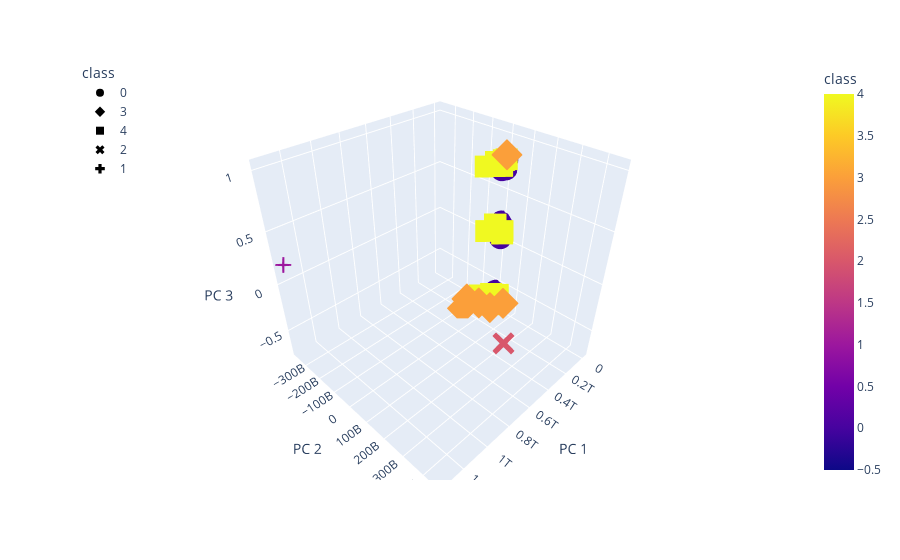

This figure's notebook cell:
### Markdown cell above
### Visualizing Results

#### 3D-Scatter with Clusters

### Code cell
# Create a 3D-Scatter with the PCA data and the clusters
fig = px.scatter_3d(
    df_merged,
    x="PC 1",
    y="PC 2",
    z="PC 3",
    hover_name='CoinName',
    hover_data= ['Algorithm'],
    color="class",
    symbol="class",
)
fig.update_layout(legend=dict(x=0, y=1))
fig.show()

### Figure 1 — Plotly figure (JSON) as saved in the notebook; plotly's stock layout.template omitted (floating-point values rounded to 4 significant figures; data arrays with more than 128 entries replaced by an {"elided": "..."} marker saying what was removed)
{"data": [{"customdata": {"elided": "449x1 str values"}, "hovertemplate": "<b>%{hovertext}</b><br><br>class=%{marker.color}<br>PC 1=%{x}<br>PC 2=%{y}<br>PC 3=%{z}<br>Algorithm=%{customdata[0]}<extra></extra>", "hovertext": {"elided": "449 str values"}, "legendgroup": "0", "marker": {"color": {"elided": "449 int values"}, "coloraxis": "coloraxis", "symbol": "circle"}, "mode": "markers", "name": "0", "scene": "scene", "showlegend": true, "type": "scatter3d", "x": {"elided": "449 float values"}, "y": {"elided": "449 float values"}, "z": {"elided": "449 float values"}}, {"customdata": [["X13"], ["Scrypt"], ["CryptoNight"], ["CryptoNight Heavy"], ["Scrypt"], ["CryptoNight"]], "hovertemplate": "<b>%{hovertext}</b><br><br>class=%{marker.color}<br>PC 1=%{x}<br>PC 2=%{y}<br>PC 3=%{z}<br>Algorithm=%{customdata[0]}<extra></extra>", "hovertext": ["EliteCoin", "gCn Coin", "Newton Coin", "Qwertycoin", "MoonCoin", "ByteCoin"], "legendgroup": "3", "marker": {"color": [3, 3, 3, 3, 3, 3], "coloraxis": "coloraxis", "symbol": "diamond"}, "mode": "markers", "name": "3", "scene": "scene", "showlegend": true, "type": "scatter3d", "x": [274900000000.0, 242800000000.0, 168100000000.0, 197600000000.0, 320800000000.0, 239800000000.0], "y": [130500000000.0, -42430000000.0, 55090000000.0, 4841000000.0, 190700000000.0, -68390000000.0], "z": [1.025, -0.5586, -0.5998, -0.5831, -0.2671, -0.7093]}, {"customdata": [["Scrypt"], ["Scrypt"], ["Scrypt"], ["Scrypt"], ["Scrypt"], ["Scrypt"], ["SHA-256"], ["X15"], ["536"], ["Scrypt"], ["NIST5"], ["CryptoNight"], ["Scrypt"], ["BLAKE256"], ["X13"], ["Scrypt"], ["Scrypt"], ["XEVAN"], ["Ouroboros"]], "hovertemplate": "<b>%{hovertext}</b><br><br>class=%{marker.color}<br>PC 1=%{x}<br>PC 2=%{y}<br>PC 3=%{z}<br>Algorithm=%{customdata[0]}<extra></extra>", "hovertext": ["Infinite Coin", "SolarCoin", "1Credit", "SmileyCoin", "ZeitCoin", "PandaCoin", "ProCurrency", "HTML5 Coin", "Espers", "WomenCoin", "Electra", "UltraNote", "GermanCoin", "Photon", "EmberCoin", "LiteDoge", "Lynx", "BitMoney", "Cardano"], "legendgroup": "4", "marker": {"color": [4, 4, 4, 4, 4, 4, 4, 4, 4, 4, 4, 4, 4, 4, 4, 4, 4, 4, 4], "coloraxis": "coloraxis", "symbol": "square"}, "mode": "markers", "name": "4", "scene": "scene", "showlegend": true, "type": "scatter3d", "x": [111800000000.0, 73130000000.0, 67820000000.0, 46190000000.0, 92340000000.0, 33150000000.0, 53140000000.0, 86380000000.0, 42810000000.0, 33950000000.0, 28270000000.0, 71380000000.0, 33880000000.0, 81100000000.0, 34850000000.0, 26070000000.0, 106700000000.0, 48860000000.0, 40030000000.0], "y": [-34250000000.0, 47950000000.0, 44950000000.0, -1650000000.0, 16410000000.0, -14040000000.0, 36380000000.0, 8719000000.0, 4227000000.0, -30480000000.0, -10610000000.0, 24750000000.0, 19730000000.0, 17880000000.0, -80430000000.0, 3224000000.0, -22530000000.0, 33790000000.0, -976800000.0], "z": [-0.6014, -0.5249, -0.5303, -0.591, 0.2363, 0.1788, 0.1666, 0.7893, 0.7583, 0.7682, 0.7494, -0.672, 0.8243, -0.611, 0.6939, 0.8028, 0.1427, 0.1364, 0.1405]}, {"customdata": [["CryptoNight"]], "hovertemplate": "<b>%{hovertext}</b><br><br>class=%{marker.color}<br>PC 1=%{x}<br>PC 2=%{y}<br>PC 3=%{z}<br>Algorithm=%{customdata[0]}<extra></extra>", "hovertext": ["TurtleCoin"], "legendgroup": "2", "marker": {"color": [2], "coloraxis": "coloraxis", "symbol": "x"}, "mode": "markers", "name": "2", "scene": "scene", "showlegend": true, "type": "scatter3d", "x": [881100000000.0], "y": [452100000000.0], "z": [0.1267]}, {"customdata": [["TRC-10"]], "hovertemplate": "<b>%{hovertext}</b><br><br>class=%{marker.color}<br>PC 1=%{x}<br>PC 2=%{y}<br>PC 3=%{z}<br>Algorithm=%{customdata[0]}<extra></extra>", "hovertext": ["BitTorrent"], "legendgroup": "1", "marker": {"color": [1], "coloraxis": "coloraxis", "symbol": "cross"}, "mode": "markers", "name": "1", "scene": "scene", "showlegend": true, "type": "scatter3d", "x": [1340000000000.0], "y": [-364700000000.0], "z": [0.1967]}], "layout": {"coloraxis": {"colorbar": {"title": {"text": "class"}}, "colorscale": [[0, "#0d0887"], [0.1111, "#46039f"], [0.2222, "#7201a8"], [0.3333, "#9c179e"], [0.4444, "#bd3786"], [0.5556, "#d8576b"], [0.6667, "#ed7953"], [0.7778, "#fb9f3a"], [0.8889, "#fdca26"], [1, "#f0f921"]]}, "legend": {"title": {"text": "class"}, "tracegroupgap": 0, "x": 0, "y": 1}, "margin": {"t": 60}, "scene": {"domain": {"x": [0, 1], "y": [0, 1]}, "xaxis": {"title": {"text": "PC 1"}}, "yaxis": {"title": {"text": "PC 2"}}, "zaxis": {"title": {"text": "PC 3"}}}}}
